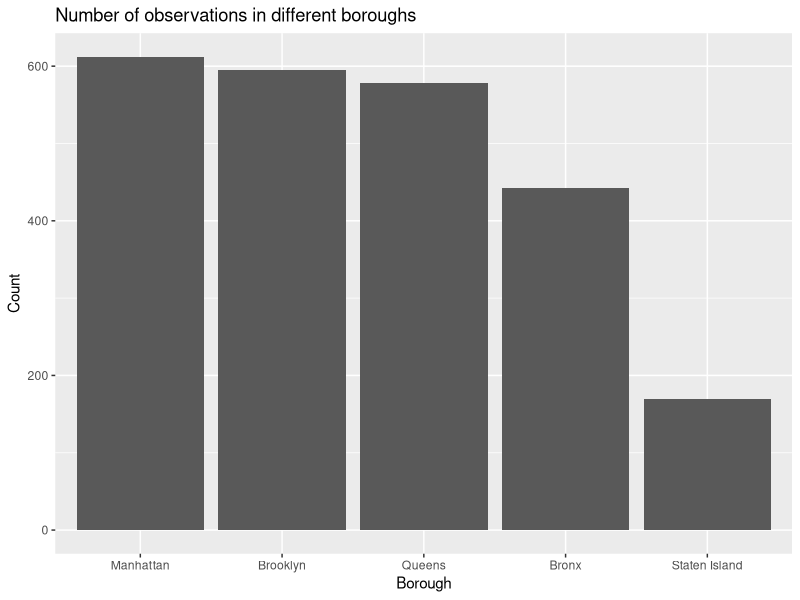

Here is the R script that generated this plot:
## ---- chunk 1
library(ggplot2)
library(dplyr)
library(tidyverse)

## ---- chunk 2
coverage = data.frame(read_csv('data/coverage-by-boro-demo.csv')) %>% select('BOROUGH','AGE_GROUP','RACE_ETHNICITY','PERC_FULLY','PERC_1PLUS')
## ---- chunk 3
air_qua = data.frame(read_csv('data/Air_Quality_2016_2018.csv') %>% select('Name', 'Measure', 'Geo Join ID', 'Start_Date', 'Data Value'))
air_quality = air_qua
knitr::kable(as.data.frame(table(air_quality$Measure)), caption = "Measure Counts",row.names = F,font_size = 10)
air_quality = air_quality %>% filter(Measure =='Mean')
## ---- chunk 4
knitr::kable(as.data.frame(table(air_quality$Name)), caption = "Measure Counts",row.names = F,font_size = 10)
## ---- chunk 5
air_quality$Borough = 'Bronx'
air_quality$Geo.Join.ID = as.character(air_quality$Geo.Join.ID)
for(i in 1:nrow(air_quality)){
  tmp = substr(air_quality[i,3],1,1)
  if(tmp == '2'){
    air_quality[i,6] = 'Brooklyn'
  }
  if(tmp == '3'){
    air_quality[i,6] = 'Manhattan'
  }
  if(tmp == '4'){
    air_quality[i,6] = 'Queens'
  }
  if(tmp == '5'){
    air_quality[i,6] = 'Staten Island'
  }
}
ggplot(air_quality, aes(x = fct_relevel(Borough,'Manhattan','Brooklyn','Queens','Bronx'))) +
  geom_histogram(stat="count")+
  xlab('Borough')+
  ylab('Count')+
  ggtitle('Number of observations in different boroughs')
  
